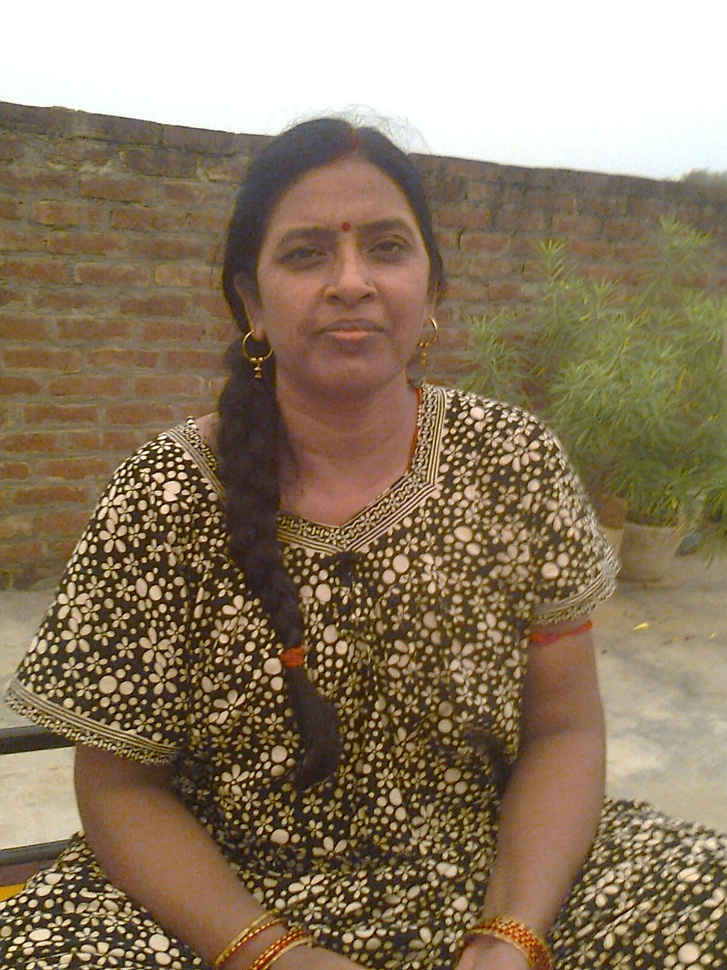
#> input picture BasicImplementations/day2-learnopencv/mom.jpg, 727 x 970 px, shrunk from 1200 x 1600 before the run
$ python rotateimage.py
#> lines starting #> are read from the running program, lines starting #| are printed output that depends on the picture
import cv2

image=cv2.imread("mom.jpg")
#> image is the input picture: shape (970, 727, 3); mean B, G, R 99, 123.4, 141
(h,w,c)=image.shape
#> h = 970; w = 727; c = 3
center=(w//2,h//2)
#> center = (363, 485)
k=cv2.getRotationMatrix2D(center,-45,1.0)
ans=cv2.warpAffine(image,k,(w,h))
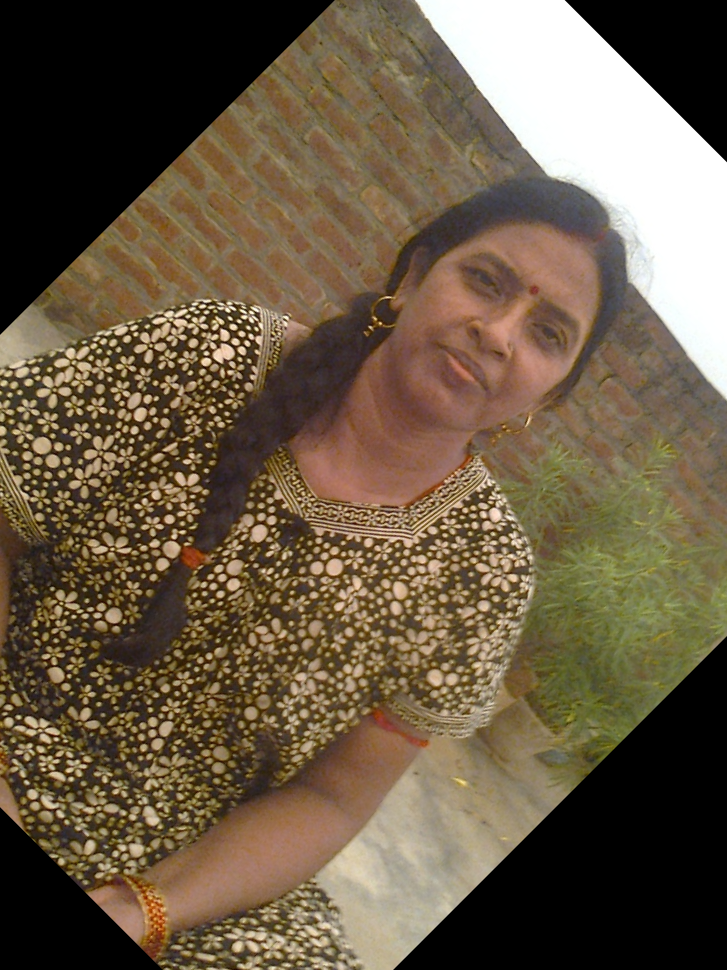
#> ans: shape (970, 727, 3); mean B, G, R 69.6, 90.5, 105.8
cv2.imshow("ans",ans)
cv2.waitKey(0)
